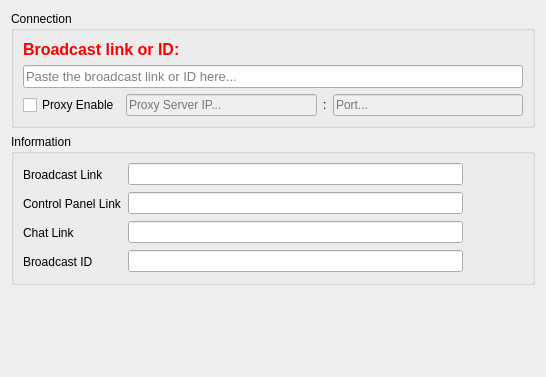
<?xml version="1.0" encoding="UTF-8"?>
<ui version="4.0">
 <class>SettingsPageYouTube</class>
 <widget class="QWidget" name="SettingsPageYouTube">
  <property name="geometry">
   <rect>
    <x>0</x>
    <y>0</y>
    <width>546</width>
    <height>377</height>
   </rect>
  </property>
  <property name="windowTitle">
   <string>Form</string>
  </property>
  <layout class="QVBoxLayout" name="verticalLayout">
   <item>
    <widget class="QGroupBox" name="verticalGroupBox">
     <property name="title">
      <string>Connection</string>
     </property>
     <layout class="QVBoxLayout" name="verticalLayout_3">
      <item>
       <widget class="QLabel" name="label">
        <property name="font">
         <font>
          <pointsize>12</pointsize>
          <weight>75</weight>
          <bold>true</bold>
          <kerning>false</kerning>
         </font>
        </property>
        <property name="styleSheet">
         <string notr="true">QLabel { color : red; }</string>
        </property>
        <property name="text">
         <string>Broadcast link or ID:</string>
        </property>
       </widget>
      </item>
      <item>
       <widget class="QLineEdit" name="lineEditYouTubeBroadcastLink">
        <property name="font">
         <font>
          <pointsize>10</pointsize>
         </font>
        </property>
        <property name="placeholderText">
         <string>Paste the broadcast link or ID here...</string>
        </property>
        <property name="clearButtonEnabled">
         <bool>true</bool>
        </property>
       </widget>
      </item>
      <item>
       <layout class="QHBoxLayout" name="horizontalLayout">
        <item>
         <widget class="QCheckBox" name="checkBoxYouTubeProxyEnable">
          <property name="text">
           <string>Proxy Enable</string>
          </property>
         </widget>
        </item>
        <item>
         <widget class="QLineEdit" name="lineEditYouTubeProxyServer">
          <property name="enabled">
           <bool>false</bool>
          </property>
          <property name="placeholderText">
           <string>Proxy Server IP...</string>
          </property>
         </widget>
        </item>
        <item>
         <widget class="QLabel" name="label_2">
          <property name="text">
           <string>:</string>
          </property>
         </widget>
        </item>
        <item>
         <widget class="QLineEdit" name="lineEditYouTubeProxyPort">
          <property name="enabled">
           <bool>false</bool>
          </property>
          <property name="placeholderText">
           <string>Port...</string>
          </property>
         </widget>
        </item>
       </layout>
      </item>
     </layout>
    </widget>
   </item>
   <item>
    <widget class="QGroupBox" name="gridGroupBox">
     <property name="title">
      <string>Information</string>
     </property>
     <layout class="QGridLayout" name="gridLayout">
      <item row="2" column="0">
       <widget class="QLabel" name="label_6">
        <property name="sizePolicy">
         <sizepolicy hsizetype="Maximum" vsizetype="Preferred">
          <horstretch>0</horstretch>
          <verstretch>0</verstretch>
         </sizepolicy>
        </property>
        <property name="text">
         <string>Chat Link</string>
        </property>
       </widget>
      </item>
      <item row="3" column="1">
       <widget class="QLineEdit" name="lineEditYouTubeBroadcastOutputID">
        <property name="readOnly">
         <bool>true</bool>
        </property>
       </widget>
      </item>
      <item row="1" column="0">
       <widget class="QLabel" name="label_5">
        <property name="sizePolicy">
         <sizepolicy hsizetype="Maximum" vsizetype="Preferred">
          <horstretch>0</horstretch>
          <verstretch>0</verstretch>
         </sizepolicy>
        </property>
        <property name="text">
         <string>Control Panel Link</string>
        </property>
       </widget>
      </item>
      <item row="0" column="0">
       <widget class="QLabel" name="label_4">
        <property name="sizePolicy">
         <sizepolicy hsizetype="Maximum" vsizetype="Preferred">
          <horstretch>0</horstretch>
          <verstretch>0</verstretch>
         </sizepolicy>
        </property>
        <property name="text">
         <string>Broadcast Link</string>
        </property>
       </widget>
      </item>
      <item row="1" column="1">
       <widget class="QLineEdit" name="lineEditYouTubeBroadcastControlPanelLink">
        <property name="readOnly">
         <bool>true</bool>
        </property>
       </widget>
      </item>
      <item row="2" column="1">
       <widget class="QLineEdit" name="lineEditYouTubeBroadcastChatLink">
        <property name="readOnly">
         <bool>true</bool>
        </property>
       </widget>
      </item>
      <item row="0" column="3">
       <widget class="QToolButton" name="lineEditYouTubeBroadcastShortLinkOpen">
        <property name="icon">
         <iconset resource="resources.qrc">
          <normaloff>:/resources/images/forward-arrow.svg</normaloff>:/resources/images/forward-arrow.svg</iconset>
        </property>
        <property name="autoRaise">
         <bool>true</bool>
        </property>
       </widget>
      </item>
      <item row="3" column="0">
       <widget class="QLabel" name="label_3">
        <property name="sizePolicy">
         <sizepolicy hsizetype="Maximum" vsizetype="Preferred">
          <horstretch>0</horstretch>
          <verstretch>0</verstretch>
         </sizepolicy>
        </property>
        <property name="text">
         <string>Broadcast ID</string>
        </property>
       </widget>
      </item>
      <item row="2" column="3">
       <widget class="QToolButton" name="lineEditYouTubeBroadcastChatLinkOpen">
        <property name="icon">
         <iconset resource="resources.qrc">
          <normaloff>:/resources/images/forward-arrow.svg</normaloff>:/resources/images/forward-arrow.svg</iconset>
        </property>
        <property name="autoRaise">
         <bool>true</bool>
        </property>
       </widget>
      </item>
      <item row="0" column="1">
       <widget class="QLineEdit" name="lineEditYouTubeBroadcastShortLink">
        <property name="readOnly">
         <bool>true</bool>
        </property>
       </widget>
      </item>
      <item row="1" column="3">
       <widget class="QToolButton" name="lineEditYouTubeBroadcastControlPanelLinkOpen">
        <property name="icon">
         <iconset resource="resources.qrc">
          <normaloff>:/resources/images/forward-arrow.svg</normaloff>:/resources/images/forward-arrow.svg</iconset>
        </property>
        <property name="autoRaise">
         <bool>true</bool>
        </property>
       </widget>
      </item>
      <item row="0" column="2">
       <widget class="QToolButton" name="lineEditYouTubeBroadcastShortLinkCopy">
        <property name="icon">
         <iconset resource="resources.qrc">
          <normaloff>:/resources/images/copy-content.svg</normaloff>:/resources/images/copy-content.svg</iconset>
        </property>
        <property name="autoRaise">
         <bool>true</bool>
        </property>
       </widget>
      </item>
      <item row="1" column="2">
       <widget class="QToolButton" name="lineEditYouTubeBroadcastControlPanelLinkCopy">
        <property name="icon">
         <iconset resource="resources.qrc">
          <normaloff>:/resources/images/copy-content.svg</normaloff>:/resources/images/copy-content.svg</iconset>
        </property>
        <property name="autoRaise">
         <bool>true</bool>
        </property>
       </widget>
      </item>
      <item row="2" column="2">
       <widget class="QToolButton" name="lineEditYouTubeBroadcastChatLinkCopy">
        <property name="icon">
         <iconset resource="resources.qrc">
          <normaloff>:/resources/images/copy-content.svg</normaloff>:/resources/images/copy-content.svg</iconset>
        </property>
        <property name="autoRaise">
         <bool>true</bool>
        </property>
       </widget>
      </item>
      <item row="3" column="2">
       <widget class="QToolButton" name="lineEditYouTubeBroadcastOutputIDCopy">
        <property name="icon">
         <iconset resource="resources.qrc">
          <normaloff>:/resources/images/copy-content.svg</normaloff>:/resources/images/copy-content.svg</iconset>
        </property>
        <property name="autoRaise">
         <bool>true</bool>
        </property>
       </widget>
      </item>
     </layout>
    </widget>
   </item>
   <item>
    <spacer name="verticalSpacer">
     <property name="orientation">
      <enum>Qt::Vertical</enum>
     </property>
     <property name="sizeHint" stdset="0">
      <size>
       <width>20</width>
       <height>40</height>
      </size>
     </property>
    </spacer>
   </item>
  </layout>
 </widget>
 <resources>
  <include location="resources.qrc"/>
 </resources>
 <connections/>
</ui>
